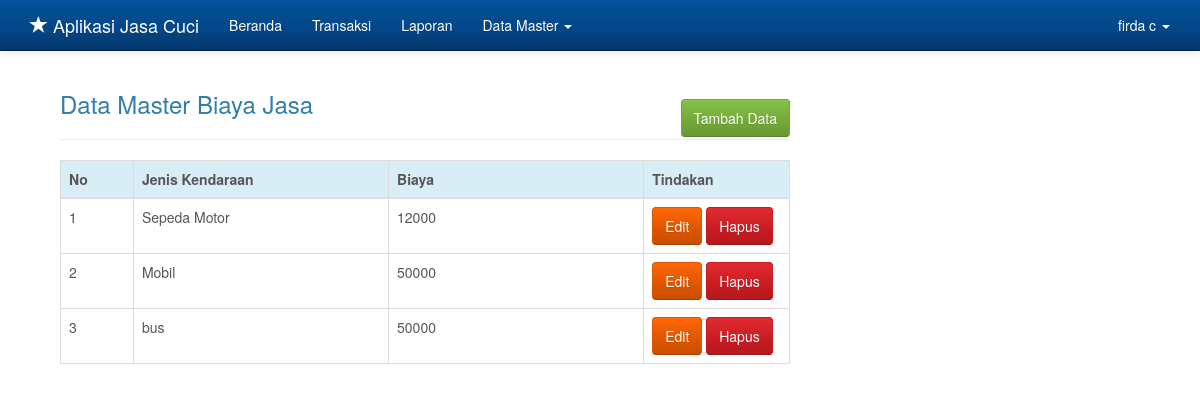
The app's page /admin.php?hlm=biaya (signed in) with its own data.
### tables this page shows
CREATE TABLE `biaya` (
  `id_biaya` int(10) NOT NULL,
  `jenis` varchar(50) NOT NULL,
  `biaya` int(10) NOT NULL
);

### biaya.php (the view)
<?php
if( empty( $_SESSION['id_user'] ) ){
	$_SESSION['err'] = '<strong>ERROR!</strong> Anda harus login terlebih dahulu.';
	header('Location: ./');
	die();
} else {
	if( isset( $_REQUEST['aksi'] )){
		$aksi = $_REQUEST['aksi'];
		switch($aksi){
			case 'baru':
				include 'biaya_baru.php';
				break;
			case 'edit':
				include 'biaya_edit.php';
				break;
			case 'hapus':
				include 'biaya_hapus.php';
				break;
		}
	} else {
		echo '
			<div class="container">
			<div class="col-md-8">
				<h3 style="margin-bottom: -20px;">Data Master Biaya Jasa</h3>
					<a href="./admin.php?hlm=biaya&aksi=baru" class="btn btn-success btn-s pull-right">Tambah Data</a>
				<br/><hr/>
				<table class="table table-bordered">
				 <thead>
				   <tr class="info">
					 <th width="10%">No</th>
					 <th width="35%">Jenis Kendaraan</th>
					 <th width="35%">Biaya</th>
					 <th width="20%">Tindakan</th>
				   </tr>
				 </thead>
				 <tbody>';
		 	$sql = mysqli_query($koneksi, "SELECT * FROM biaya");
		 	if(mysqli_num_rows($sql) > 0){
		 		$no = 0;
				 while($row = mysqli_fetch_array($sql)){
	 				$no++;
	 			echo '
				   <tr>
					 <td>'.$no.'</td>
					 <td>'.$row['jenis'].'</td>
					 <td>'.$row['biaya'].'</td>
					 <td>
					<script type="text/javascript" language="JavaScript">
					  	function konfirmasi(){
						  	tanya = confirm("Anda yakin akan menghapus user ini?");
						  	if (tanya == true) return true;
						  	else return false;
						}
					</script>
					 <a href="?hlm=biaya&aksi=edit&id_biaya='.$row['id_biaya'].'" class="btn btn-warning btn-s">Edit</a>
					 <a href="?hlm=biaya&aksi=hapus&submit=yes&id_biaya='.$row['id_biaya'].'" onclick="return konfirmasi()" class="btn btn-danger btn-s">Hapus</a>
					 </td>';
				}
			} else {
				 echo '<td colspan="8"><center><p class="add">Tidak ada data untuk ditampilkan. <u><a href="?hlm=biaya&aksi=baru">Tambah data baru</a></u> </p></center></td></tr>';
			}
			echo '
			 	</tbody>
			</table>
			</div>
		</div>';
	}
}
?>

### admin.php (style rules this page uses)
body { min-height: 200px; padding-top: 70px; }

### records on screen
biaya: jenis "Sepeda Motor", biaya "12000"
biaya: jenis "Mobil", biaya "50000"
biaya: jenis "bus", biaya "50000"

### other values on screen
$_SESSION['nama'] "firda c"
